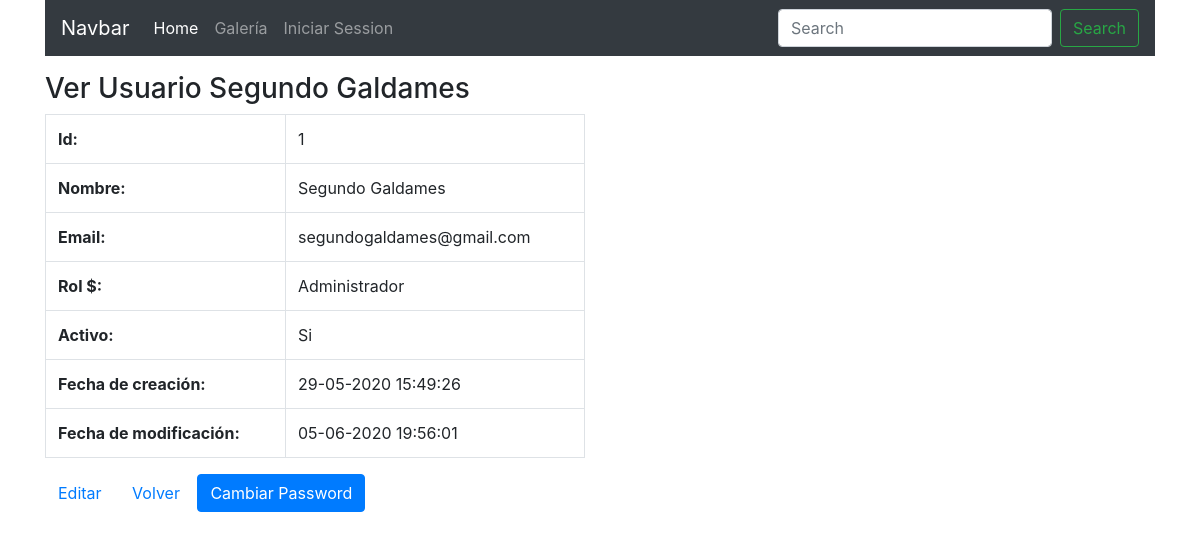
The page /verUsuario.php?id=1 on the database its author committed.
### tables this page shows
CREATE TABLE `usuarios` (
  `id` int(11) NOT NULL AUTO_INCREMENT,
  `nombre` varchar(255) NOT NULL,
  `email` varchar(255) NOT NULL,
  `password` varchar(255) NOT NULL,
  `rol_id` int(11) NOT NULL,
  `activo` int(11) NOT NULL,
  `created_at` datetime DEFAULT NULL,
  `updated_at` datetime DEFAULT NULL,
  PRIMARY KEY (`id`)
);

CREATE TABLE `roles` (
  `id` int(11) NOT NULL AUTO_INCREMENT,
  `nombre` varchar(20) NOT NULL,
  `created_at` datetime DEFAULT NULL,
  `updated_at` datetime DEFAULT NULL,
  PRIMARY KEY (`id`)
);

### verUsuario.php (the view, shortened to what this page needs)
<?php
require('conexion.php');
if (isset($_GET['id'])) {
	$id = (int) $_GET['id'];
	$usuario = $con->prepare("SELECT u.id, u.nombre, u.email, u.activo, u.created_at, u.updated_at, r.nombre as rol FROM usuarios u INNER JOIN roles r ON u.rol_id = r.id WHERE u.id = ?");
	$usuario->bindParam(1, $id);
	$usuario->execute();
	$res = $usuario->fetch();
}
?>
<!DOCTYPE html>
<html>
<head>
	<link rel="stylesheet" href="https://stackpath.bootstrapcdn.com/bootstrap/4.4.1/css/bootstrap.min.css">
</head>
<body>
	<div class="container">
		<?php include('header.php'); ?>
		<div class="row">
			<div class="col-md-6 mt-3">
				<h3>Ver Usuario <?php echo $res['nombre']; ?></h3>
				<?php if($res): ?>
					<table class="table table-hover table-bordered">
						<tr>
							<th>Id:</th>
							<td><?php echo $res['id']; ?></td>
						</tr>
						<tr>
							<th>Nombre:</th>
							<td><?php echo $res['nombre']; ?></td>
						</tr>
						<tr>
							<th>Email:</th>
							<td><?php echo $res['email']; ?></td>
						</tr>
						<tr>
							<th>Rol $:</th>
							<td><?php echo $res['rol']; ?></td>
						</tr>
						<tr>
							<th>Activo:</th>
							<td><?php if($res['activo'] == 1): ?> Si <?php else: ?> No <?php endif; ?></td>
						</tr>
						<tr>
							<th>Fecha de creación:</th>
							<td>
								<?php
									$fecha_reg = new DateTime($res['created_at']);
									echo $fecha_reg->format('d-m-Y H:i:s');
								?>
							</td>
						</tr>
						<tr>
							<th>Fecha de modificación:</th>
							<td><?php
								 	$fecha_mod = new DateTime($res['updated_at']);
									echo $fecha_mod->format('d-m-Y H:i:s');
								 ?>
							 </td>
						</tr>
					</table>
					<p>
						<a href="editUsuario.php?id=<?php echo $res['id']; ?>" class="btn btn-link">Editar</a>
						<a href="usuarios.php" class="btn btn-link">Volver</a>
						<a href="#" class="btn btn-primary">Cambiar Password </a>
					</p>
				<?php else: ?>
					<p class="text-info">El usuario no existe</p>
					<a href="usuarios.php" class="btn btn-link">Volver</a>
				<?php endif; ?>
			</div>
		</div>
	</div>
</body>
</html>

### rows shown on the page
usuarios: nombre "Segundo Galdames", id "1", email "segundogaldames@gmail.com", rol.nombre "Administrador", created_at "29-05-2020 15:49:26", updated_at "05-06-2020 19:56:01"
